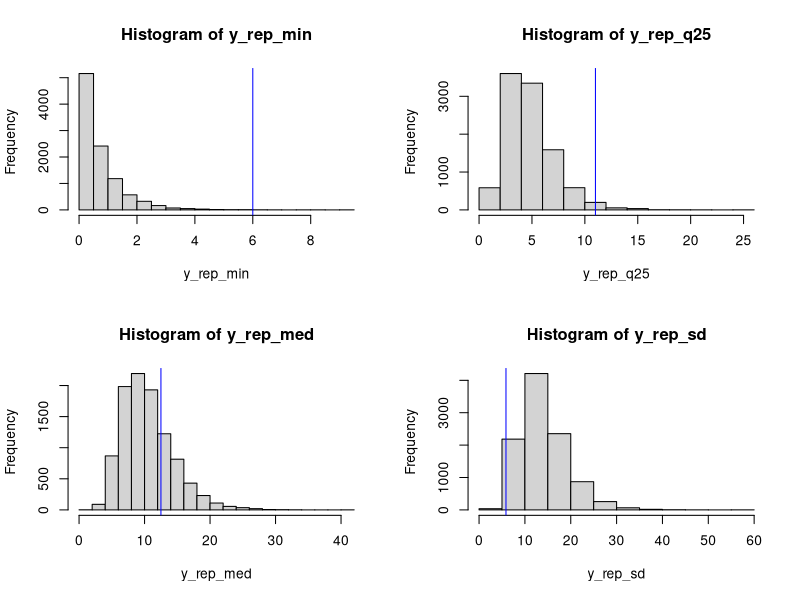
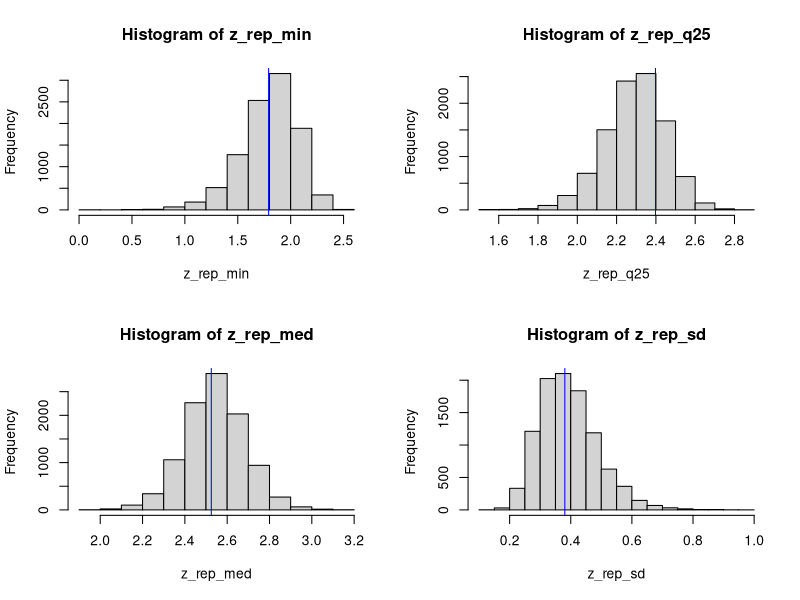

The R script that drew these images, in order:
## ---- chunk 1

## No scientific notation

options(scipen = 999)

########## Problem 1 ##########



## Input the known parameters and data

y <- c(15,9,15,8,8,20,25,31,13,12,11,15,11,13,13,11,11,12,6,14)
n <- length(y)
S <- 10000
alpha <- 5
beta <- alpha * 15

## ---- chunk 2

##### Part i #####



## Sample from the Gamma

samp_1i <- rgamma(n = S, shape = n + alpha, rate = beta + sum(y))

## ---- chunk 3

##### Part ii #####



## Construct the replicate data sets

y_rep <- matrix(0, nrow = S, ncol = n)

for(s in 1:S) {
    
    y_rep[s,] = rexp(n = n, rate = samp_1i[s])
    
}

## ---- chunk 4

##### Part iii #####



## Compute the required test statistics for each replicate data set

y_rep_min <- apply(y_rep, 1, min)
y_rep_q25 <- apply(y_rep, 1, quantile, probs = 0.25)
y_rep_med <- apply(y_rep, 1, median)
y_rep_sd <- apply(y_rep, 1, sd)

par(mfrow = c(2, 2))

hist(x = y_rep_min)
abline(v = min(y), col = 'blue')

hist(x = y_rep_q25)
abline(v = quantile(y, 0.25), col = 'blue')

hist(x = y_rep_med)
abline(v = median(y), col = 'blue')

hist(x = y_rep_sd)
abline(v = sd(y), col = 'blue')

## ---- chunk 5

##### Part iv #####



## Compute the posterior predictive p-values for each statistic

pval_min <- mean(y_rep_min > min(y))
pval_q25 <- mean(y_rep_q25 > quantile(y, 0.25))
pval_med <- mean(y_rep_med > median(y))
pval_sd <- mean(y_rep_sd > sd(y))

## Probability of waiting at most 10 minutes

wait_10 <- mean(y_rep < 10)

## Output the results

cat("Minimum p-value: ", round(pval_min, 4))
cat("25% Quantile p-value: ", round(pval_q25, 4))
cat("Median p-value: ", round(pval_med, 4))
cat("Standard Deviation p-value: ", round(pval_sd, 4))
cat("Probability 10 Minute Wait: ", round(wait_10, 4))

## ---- chunk 6

########## Problem 2 ##########



## Input the known parameters and data

z <- log(y)
n <- length(z)
S <- 10000
alpha <- 0.01
beta <- 0.01

## Draw the sample from the posterior

s_squared <- sd(z)^2
post_tau <- rgamma(n = S, 
                  shape = alpha + (n - 1)/2,
                  rate = beta + (n - 1) * (s_squared / 2))

post_sigma <- 1/sqrt(post_tau)

Q_mu <- n * post_tau
ell_mu <- n * post_tau * mean(z)
post_mu <- rnorm(n = S, mean = (Q_mu^-1) * ell_mu, sd = sqrt(Q_mu^-1))

## ---- chunk 7

##### Part i #####



## Construct the replicate data set

z_rep <- matrix(0, nrow = S, ncol = n)

for(s in 1:S) {
    
    z_rep[s,] = rnorm(n = n, mean = post_mu[s], sd = post_sigma[s])
    
}

## Compute the required test statistics for each replicate data set

z_rep_min <- apply(z_rep, 1, min)
z_rep_q25 <- apply(z_rep, 1, quantile, probs = 0.25)
z_rep_med <- apply(z_rep, 1, median)
z_rep_sd <- apply(z_rep, 1, sd)

par(mfrow = c(2, 2))

hist(x = z_rep_min)
abline(v = min(z), col = 'blue')

hist(x = z_rep_q25)
abline(v = quantile(z, 0.25), col = 'blue')

hist(x = z_rep_med)
abline(v = median(z), col = 'blue')

hist(x = z_rep_sd)
abline(v = sd(z), col = 'blue')

## Compute the posterior predictive p-values for each statistic

pval_min <- mean(z_rep_min > min(z))
pval_q25 <- mean(z_rep_q25 > quantile(z, 0.25))
pval_med <- mean(z_rep_med > median(z))
pval_sd <- mean(z_rep_sd > sd(z))

## Output the results

cat("Minimum p-value: ", round(pval_min, 4))
cat("25% Quantile p-value: ", round(pval_q25, 4))
cat("Median p-value: ", round(pval_med, 4))
cat("Standard Deviation p-value: ", round(pval_sd, 4))

## ---- chunk 8

##### Part ii #####



## Probability of waiting at most 10 minutes

wait_10 <- mean(z_rep < 10)

## Output the results

cat("Probability 10 Minute Wait: ", round(wait_10, 4))

